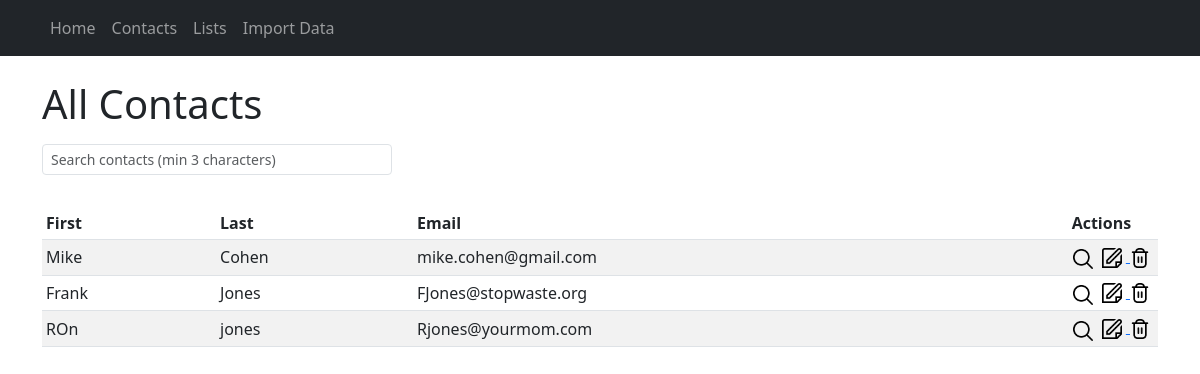
/contacts, run on an earlier commit of the app's database.
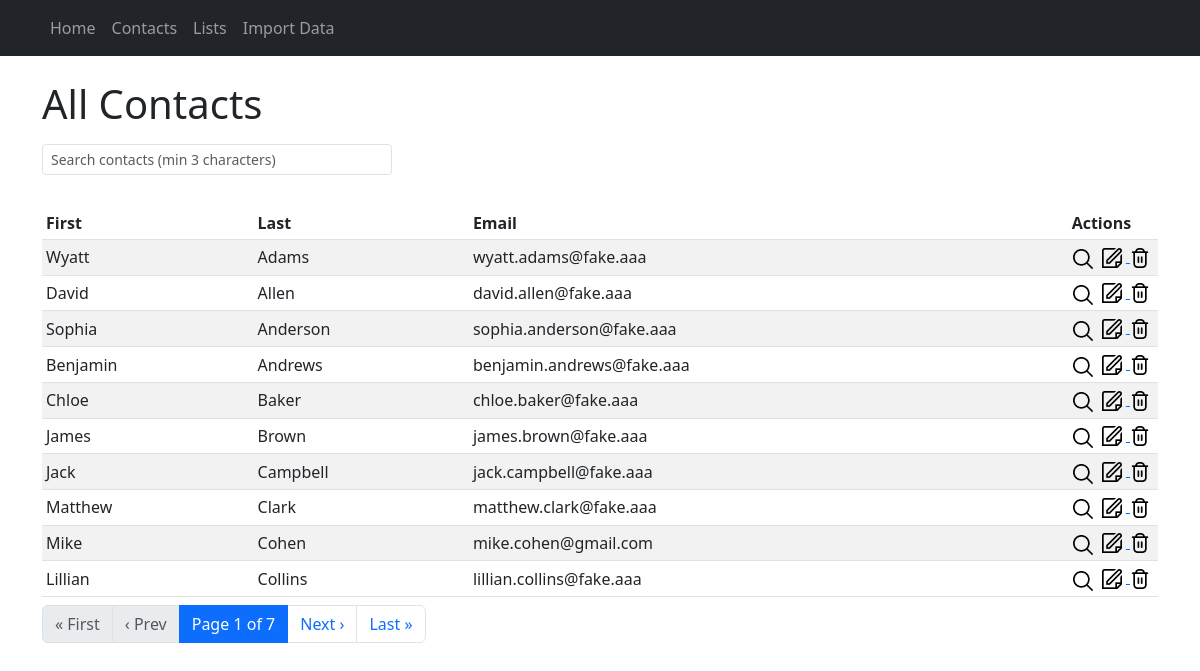
And on a later commit of the database.
### models.py (models this page shows)
class Contact(db.Model):
    id = db.Column(db.Integer, primary_key=True)
    first_name = db.Column(db.String(50), nullable=False)
    last_name = db.Column(db.String(50), nullable=False)
    email = db.Column(db.String(120), unique=True, nullable=False)

### app.py (the view, shortened to what this page needs)
@app.route('/contacts')
def contacts():
    page = request.args.get('page', 1, type=int)
    search = request.args.get('search', '', type=str).strip()
    per_page = 10
    query = db.session.query(Contact)
    contacts_pagination = query.order_by(Contact.last_name, Contact.first_name).paginate(page=page, per_page=per_page)
    return render_template(
        'contact_list.html',
        contacts=contacts_pagination.items,
        pagination=contacts_pagination
    )

### templates/contact_list.html (shortened to what this page needs)
{% extends "base.html" %}
{% block content %}
<h1 class="mb-3">All Contacts</h1>
<div class="mb-3">
    <input type="text" class="form-control form-control-sm" id="contact-search" placeholder="Search contacts (min 3 characters)">
</div>
<div class="table-responsive">
<table class="table table-sm table-striped align-middle mb-2" id="contacts-table">
    <thead>
        <tr>
            <th>First</th>
            <th>Last</th>
            <th>Email</th>
            <th style="width:90px;">Actions</th>
        </tr>
    </thead>
    <tbody>
        {% for contact in contacts %}
        <tr data-contact-id="{{ contact.id }}">
            <td>{{ contact.first_name }}</td>
            <td>{{ contact.last_name }}</td>
            <td>{{ contact.email }}</td>
            <td class="actions-cell">
                <button type="button"
                    class="btn btn-link p-0 m-0 toggle-lists-btn"
                    data-contact-id="{{ contact.id }}"
                    title="Show Lists"
                    style="margin-right:4px;">
                    <img src="{{ url_for('static', filename='search.png') }}" alt="Lists" height="20" class="action-btn-img">
                </button>
                <a href="{{ url_for('edit_contact', contact_id=contact.id) }}" title="Edit">
                    <img src="{{ url_for('static', filename='edit.png') }}" alt="Edit" height="20" class="action-btn-img">
                </a>
                <form action="{{ url_for('delete_contact', contact_id=contact.id) }}" method="post" style="display: inline;">
                    <button type="submit" style="border: none; background: none; padding: 0;" title="Delete" onclick="return confirm('Delete this contact?');">
                        <img src="{{ url_for('static', filename='trash.png') }}" alt="Delete" height="20" class="action-btn-img">
                    </button>
                </form>
            </td>
        </tr>
        {% endfor %}
    </tbody>
</table>
</div>
{% if pagination.pages > 1 %}
<nav>
  <ul class="pagination">
    <li class="page-item {% if not pagination.has_prev %}disabled{% endif %}">
      <a class="page-link" href="{{ url_for('contacts', page=1, search=request.args.get('search')) }}">&laquo; First</a>
    </li>
    <li class="page-item {% if not pagination.has_prev %}disabled{% endif %}">
      <a class="page-link" href="{{ url_for('contacts', page=pagination.prev_num, search=request.args.get('search')) if pagination.has_prev else '#' }}">&lsaquo; Prev</a>
    </li>
    <li class="page-item active">
      <span class="page-link">
        Page {{ pagination.page }} of {{ pagination.pages }}
      </span>
    </li>
    <li class="page-item {% if not pagination.has_next %}disabled{% endif %}">
      <a class="page-link" href="{{ url_for('contacts', page=pagination.next_num, search=request.args.get('search')) if pagination.has_next else '#' }}">Next &rsaquo;</a>
    </li>
    <li class="page-item {% if not pagination.has_next %}disabled{% endif %}">
      <a class="page-link" href="{{ url_for('contacts', page=pagination.pages, search=request.args.get('search')) }}">Last &raquo;</a>
    </li>
  </ul>
</nav>
{% endif %}
{% endblock %}

### templates/base.html (shortened to what this page needs)
<!doctype html>
<html lang="en">
<head>
    <link rel="stylesheet" href="https://cdn.jsdelivr.net/npm/bootstrap@5.3.0/dist/css/bootstrap.min.css">
</head>
<body>
<nav class="navbar navbar-expand-lg navbar-dark bg-dark mb-4">
    <div class="container">
        <div class="collapse navbar-collapse" id="navbarNav">
            <ul class="navbar-nav me-auto">
                <li class="nav-item">
                    <a class="nav-link{% if request.endpoint == 'index' %} active{% endif %}" href="{{ url_for('index') }}">Home</a>
                </li>
                <li class="nav-item">
                    <a class="nav-link{% if request.endpoint == 'list_contacts' %} active{% endif %}" href="{{ url_for('list_contacts') }}">Contacts</a>
                </li>
                <li class="nav-item">
                    <a class="nav-link{% if request.endpoint == 'lists' %} active{% endif %}" href="{{ url_for('lists') }}">Lists</a>
                </li>
                            <li class="nav-item">
                    <a class="nav-link" href="{{ url_for('upload_contacts') }}">Import Data</a>
                </li>
            </ul>
        </div>
    </div>
</nav>
<div class="container">
    {% block content %}{% endblock %}
</div>
</body>
</html>

### templates/contact_list.html (style rules this page uses)
.action-btn-img { vertical-align: middle; margin-right: 4px; cursor: pointer; transition: box-shadow 0.2s; }
.actions-cell { position: relative; min-width: 90px; white-space: nowrap; }
#contact-search { margin-bottom: 16px; max-width: 350px; display: inline-block; }

What changed in the data, as far as the page shows it:
no longer on this page (row unchanged): Contact: first_name "Frank", last_name "Jones", email "FJones@stopwaste.org"
no longer on this page (row unchanged): Contact: first_name "ROn", last_name "jones", email "Rjones@yourmom.com"
added Contact: first_name "Wyatt", last_name "Adams", email "wyatt.adams@fake.aaa"
added Contact: first_name "David", last_name "Allen", email "david.allen@fake.aaa"
added Contact: first_name "Sophia", last_name "Anderson", email "sophia.anderson@fake.aaa"
added Contact: first_name "Benjamin", last_name "Andrews", email "benjamin.andrews@fake.aaa"
added Contact: first_name "Chloe", last_name "Baker", email "chloe.baker@fake.aaa"
added Contact: first_name "James", last_name "Brown", email "james.brown@fake.aaa"
added Contact: first_name "Jack", last_name "Campbell", email "jack.campbell@fake.aaa"
added Contact: first_name "Matthew", last_name "Clark", email "matthew.clark@fake.aaa"
added Contact: first_name "Lillian", last_name "Collins", email "lillian.collins@fake.aaa"
Also different on the page:
{{ pagination.page }}: (not shown) → "1"
{{ pagination.pages }}: (not shown) → "7"
text now shown: "« First ‹ Prev Page of Next › Last »"
